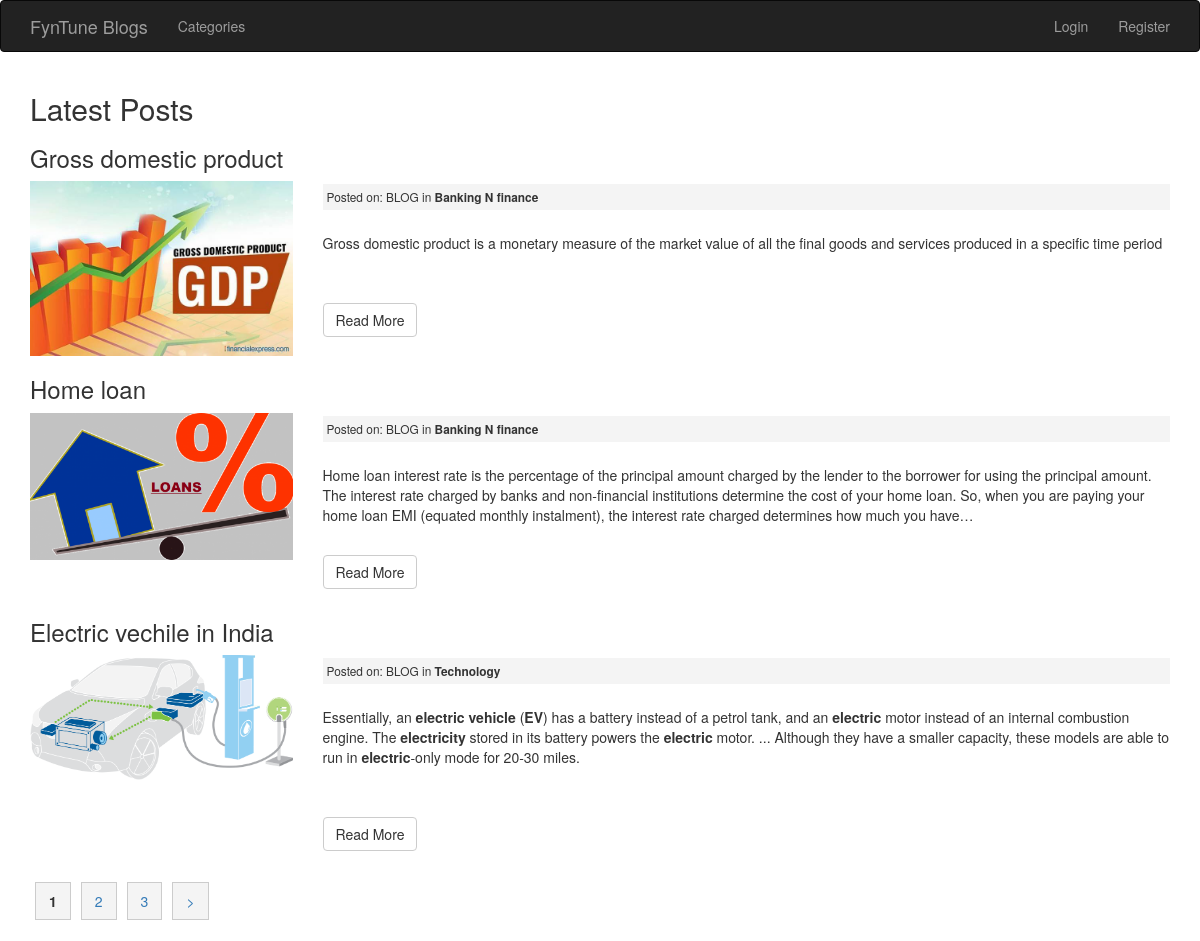
The page /posts/index/3 on the database its author committed.
### tables this page shows
CREATE TABLE `posts` (
  `id` int(11) NOT NULL,
  `category_id` int(11) NOT NULL,
  `user_id` int(11) NOT NULL,
  `title` varchar(255) NOT NULL,
  `slug` varchar(255) NOT NULL,
  `body` text NOT NULL,
  `post_image` varchar(255) NOT NULL,
  `created_at` timestamp NOT NULL DEFAULT current_timestamp()
);

CREATE TABLE `categories` (
  `id` int(11) NOT NULL,
  `user_id` int(11) NOT NULL,
  `name` varchar(255) NOT NULL,
  `created_at` timestamp NOT NULL DEFAULT current_timestamp()
);

### application/controllers/Posts.php (called while the page is built, shortened)
<?php
	class Posts extends CI_Controller{
		public function index($offset = 0){
			$config['per_page'] = 3;
			$data['title'] = 'Latest Posts';
			$data['posts'] = $this->post_model->get_posts(FALSE, $config['per_page'], $offset);
			$this->load->view('templates/header');
			$this->load->view('posts/index', $data);
			$this->load->view('templates/footer');
		}
	}

### index.php (called while the page is built, shortened)
<?php
require_once BASEPATH.'core/CodeIgniter.php';

### application/models/Post_model.php (called while the page is built, shortened)
<?php
	class Post_model extends CI_Model{
		public function get_posts($slug = FALSE, $limit = FALSE, $offset = FALSE){
			if($limit){
				$this->db->limit($limit, $offset);
			}
			if($slug === FALSE){
				$this->db->order_by('posts.id', 'DESC');
				$this->db->join('categories', 'categories.id = posts.category_id');
				$query = $this->db->get('posts');
				return $query->result_array();
			}
			$query = $this->db->get_where('posts', array('slug' => $slug));
			return $query->row_array();
		}
	}

### application/views/posts/index.php (the view)
<h2><?= $title ?></h2>
<?php foreach($posts as $post) : ?>
	<h3><?php echo $post['title']; ?></h3>
	<div class="row">
		<div class="col-md-3">
			<img class="post-thumb" src="<?php echo site_url(); ?>assets/images/posts/<?php echo $post['post_image']; ?>">
		</div>
		<div class="col-md-9">
			<small class="post-date">Posted on: BLOG in <strong><?php echo $post['name']; ?></strong></small><br>
		<?php echo word_limiter($post['body'], 60); ?>
		<br><br>
		<p><a class="btn btn-default" href="<?php echo site_url('/posts/'.$post['slug']); ?>">Read More</a></p>
		</div>
	</div>
<?php endforeach; ?>
<div class="pagination-links">
		<?php echo $this->pagination->create_links(); ?>
</div>

### application/views/templates/header.php (shortened to what this page needs)
<html>
	<head>
<link rel="stylesheet" href="https://maxcdn.bootstrapcdn.com/bootstrap/3.3.7/css/bootstrap.min.css">
    <link rel="stylesheet" href="<?php echo base_url(); ?>assets/css/style.css">
	</head>
	<body>
	<nav class="navbar navbar-inverse">
      <div class="container">
        <div class="navbar-header">
          <a class="navbar-brand" href="<?php echo base_url(); ?>">FynTune Blogs</a>
        </div>
        <div id="navbar">
          <ul class="nav navbar-nav">
             <li><a href="<?php echo base_url(); ?>categories">Categories</a></li>
          </ul>
          <ul class="nav navbar-nav navbar-right">
          <?php if(!$this->session->userdata('logged_in')) : ?>
            <li><a href="<?php echo base_url(); ?>users/login">Login</a></li>
            <li><a href="<?php echo base_url(); ?>users/register">Register</a></li>
          <?php endif; ?>
          </ul>
        </div>
      </div>
    </nav>
    <div class="container">

### application/views/templates/footer.php (shortened to what this page needs)
		</div>
	</body>
</html>

### assets/css/style.css (style rules this page uses)
.post-date { background:#f4f4f4; padding:4px; margin:3px 0; display:block; }
.post-thumb { width:100%; }
.pagination-links { margin:30px 0; }
.pagination-links strong { padding: 8px 13px; margin:5px; background: #f4f4f4; border: 1px #ccc solid; }
a.pagination-link { padding: 8px 13px; margin:5px; background: #f4f4f4; border: 1px #ccc solid; }

### rows shown on the page
posts: title "Gross domestic product", post_image (picture), category.name "Banking N finance", body "Gross domestic product is a monetary measure of the market value of all the final goods and services produced in a specific time period"
posts: title "Home loan", post_image (picture), category.name "Banking N finance", body "Home loan interest rate is the percentage of the principal amount charged by the lender to the borrower for using the principal amount. The interest rate charged by banks and non-financial institutions determine the cost of your home loan. So, when you are paying your home loan EMI (equated monthly instalment), the interest rate charged determines how much you have…"
posts: title "Electric vechile in India", post_image (picture), category.name "Technology", body "Essentially, an electric vehicle ( EV ) has a battery instead of a petrol tank, and an electric motor instead of an internal combustion engine. The electricity stored in its battery powers the electric motor. ... Although they have a smaller capacity, these models are able to run in electric -only mode for 20-30 miles."

### other values the page prints
$title "Latest Posts"
$this->pagination->create_links() "1 2 3 >"
